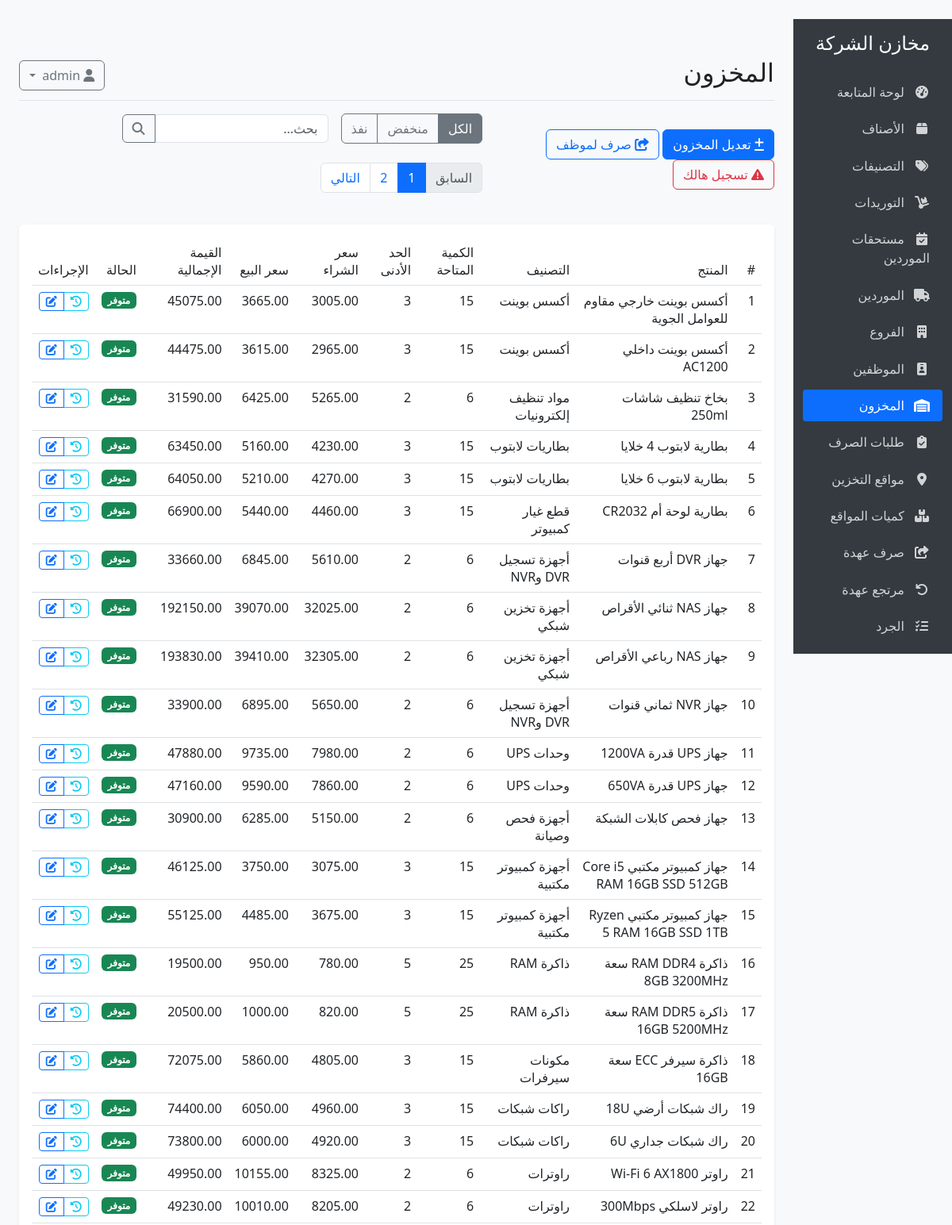
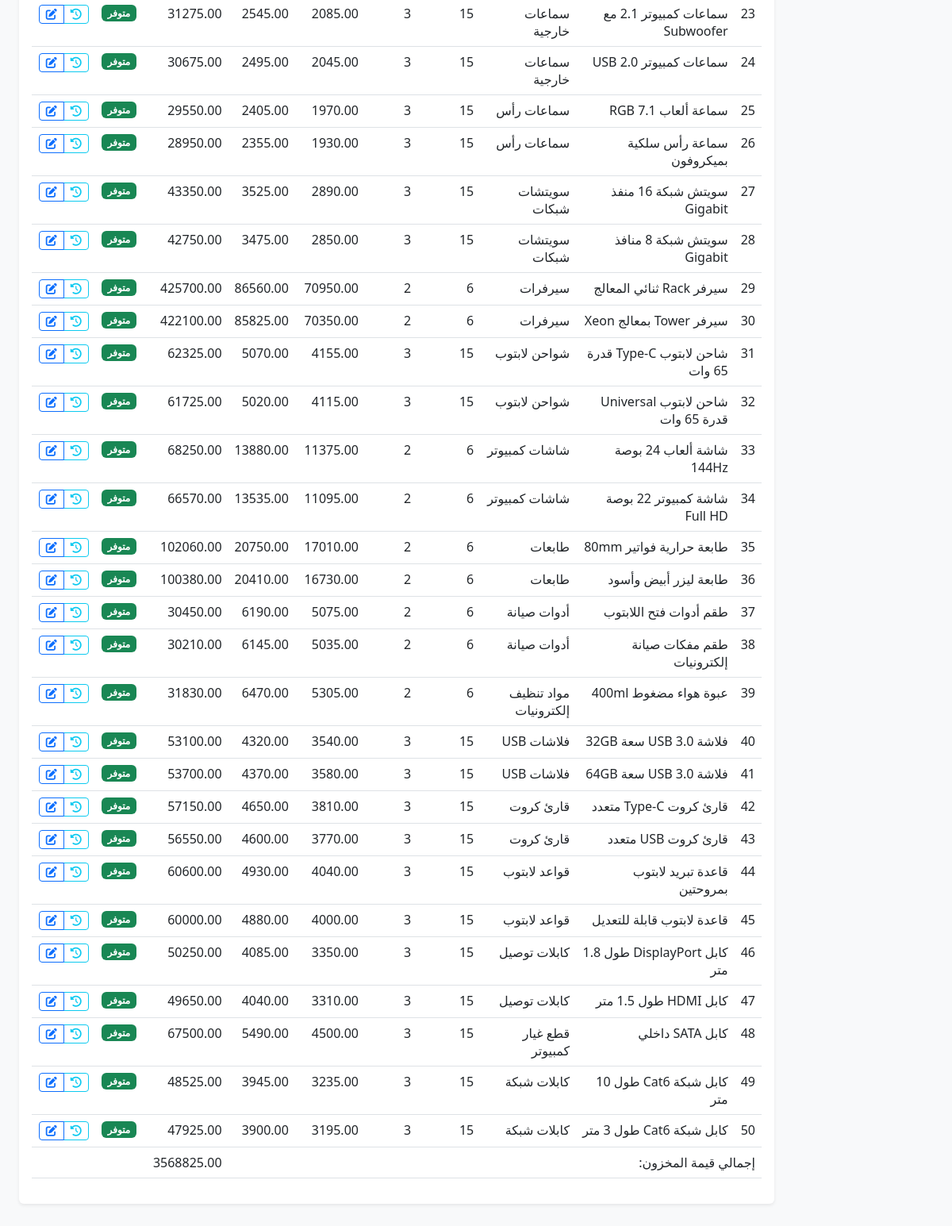
/inventory (signed in), run on an earlier commit of the app's database (2 pictures, top to bottom).
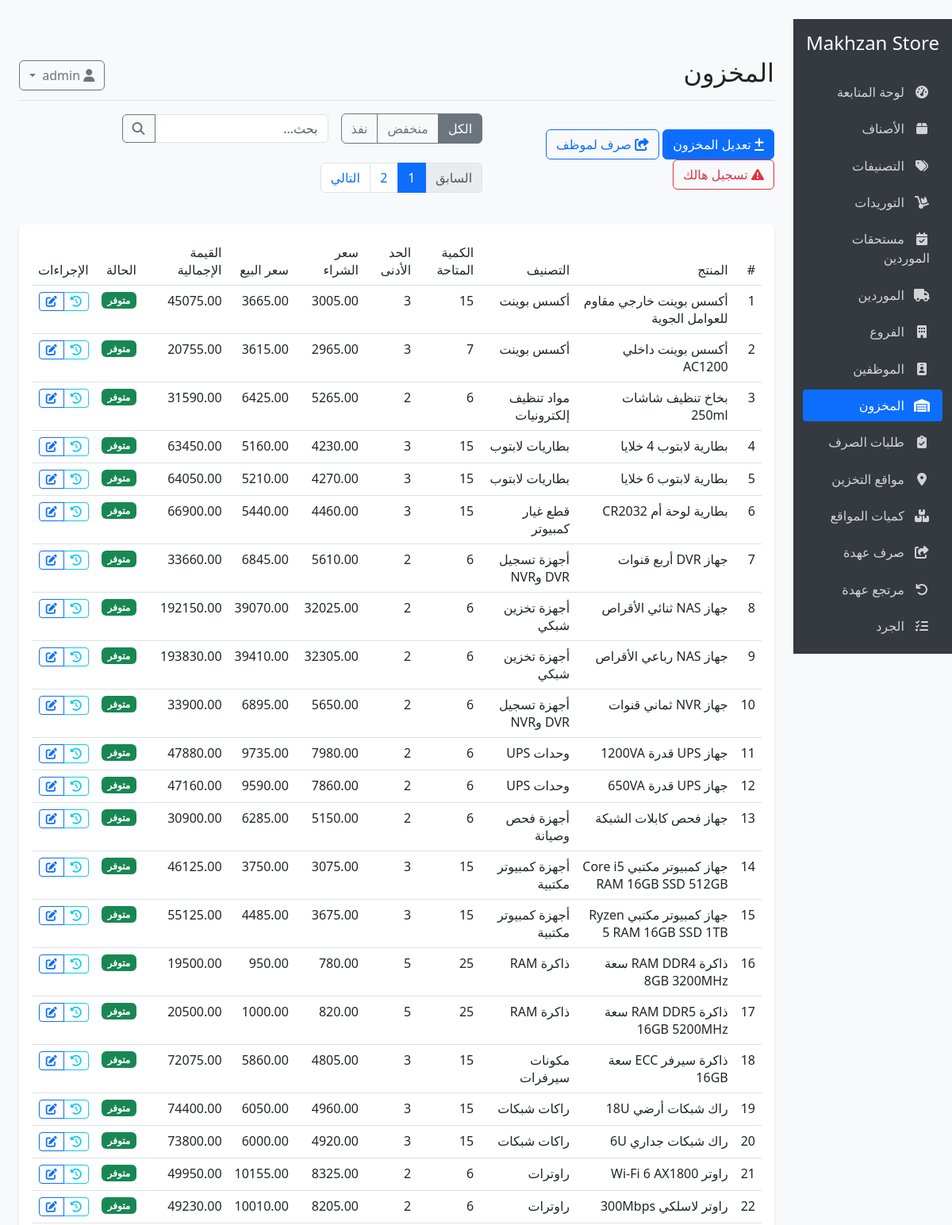
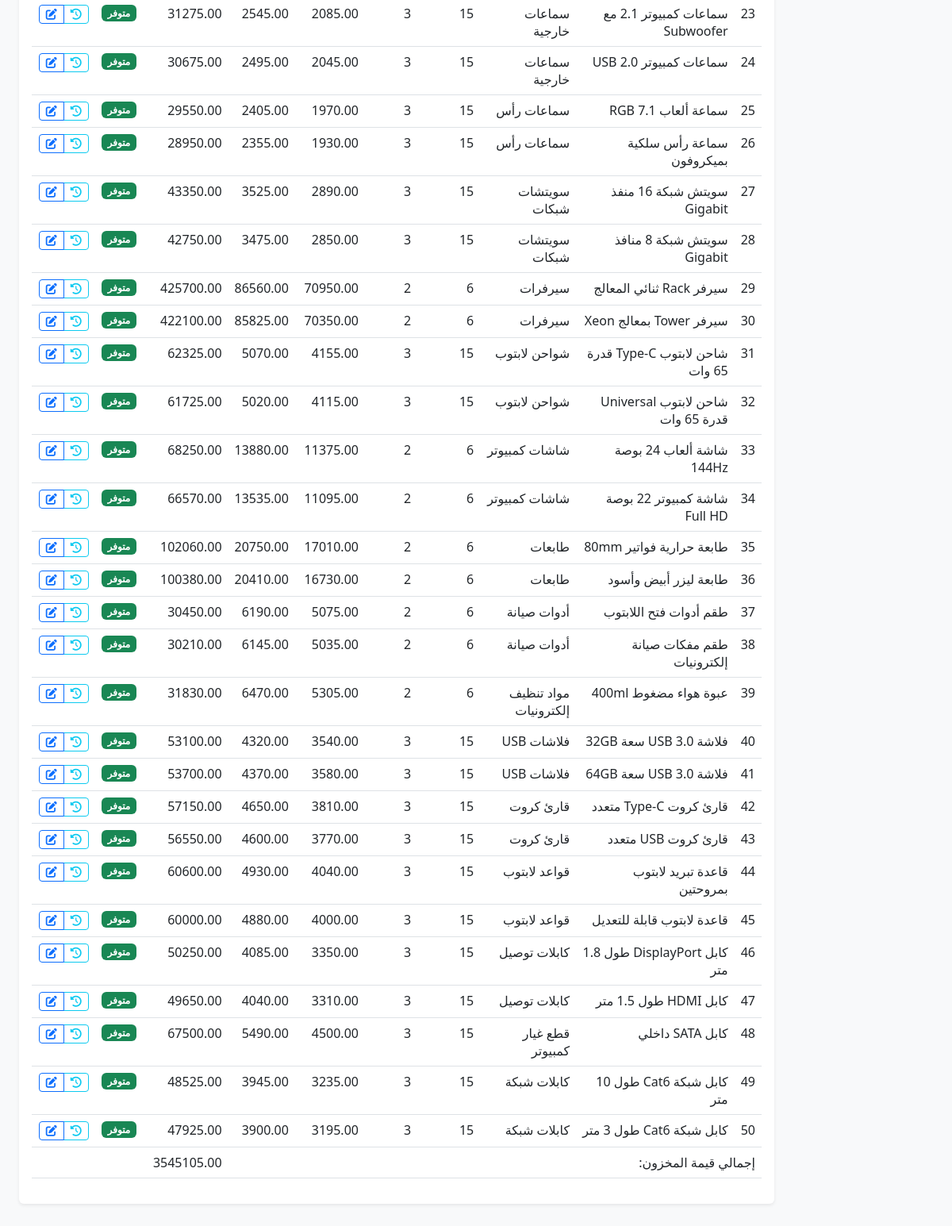
And on a later commit of the database (2 pictures, top to bottom).
### models.py (models this page shows, shortened)
class Product(db.Model):
    __tablename__ = 'products'
    id = db.Column(db.Integer, primary_key=True)
    name = db.Column(db.String(100), nullable=False)
    description = db.Column(db.Text, nullable=True)
    barcode = db.Column(db.String(50), unique=True, nullable=True)
    sku = db.Column(db.String(50), unique=True, nullable=True)
    purchase_price = db.Column(db.Float, nullable=False, default=0)
    sale_price = db.Column(db.Float, nullable=False, default=0)
    min_quantity = db.Column(db.Integer, default=0)
    category_id = db.Column(db.Integer, db.ForeignKey('categories.id'), nullable=True)
    created_at = db.Column(db.DateTime, default=datetime.utcnow)
    updated_at = db.Column(db.DateTime, default=datetime.utcnow, onupdate=datetime.utcnow)
    inventory = db.relationship('Inventory', backref='product', uselist=False, lazy=True)
    purchase_items = db.relationship('PurchaseItem', backref='product', lazy=True)
    sale_items = db.relationship('SaleItem', backref='product', lazy=True)

class Inventory(db.Model):
    __tablename__ = 'inventory'
    id = db.Column(db.Integer, primary_key=True)
    product_id = db.Column(db.Integer, db.ForeignKey('products.id'), nullable=False, unique=True)
    quantity = db.Column(db.Integer, nullable=False, default=0)
    last_updated = db.Column(db.DateTime, default=datetime.utcnow, onupdate=datetime.utcnow)

class Category(db.Model):
    __tablename__ = 'categories'
    id = db.Column(db.Integer, primary_key=True)
    name = db.Column(db.String(100), nullable=False)
    description = db.Column(db.Text, nullable=True)
    notes = db.Column(db.Text, nullable=True)
    products = db.relationship('Product', backref='category', lazy=True)

class Setting(db.Model):
    __tablename__ = 'settings'
    id = db.Column(db.Integer, primary_key=True)
    key = db.Column(db.String(50), unique=True, nullable=False)
    value = db.Column(db.Text, nullable=True)

### app.py (the view)
@app.route('/inventory')
@login_required
def inventory():
    status = request.args.get('status', 'all')
    query = db.session.query(Product, Inventory).join(
        Inventory, Product.id == Inventory.product_id
    )
    if status == 'low':
        query = query.filter(Inventory.quantity <= Product.min_quantity, Inventory.quantity > 0)
    elif status == 'out':
        query = query.filter(Inventory.quantity <= 0)
    inventory_page = query.order_by(Product.name).paginate(
        page=request.args.get('page', 1, type=int),
        per_page=50,
        error_out=False
    )
    inventory_items = inventory_page.items
    total_value = sum(item.quantity * item.product.purchase_price for _, item in inventory_items)
    return render_template('inventory/index.html',
                          inventory=inventory_items,
                          inventory_page=inventory_page,
                          total_value=total_value,
                          status=status)

### app.py (called while the page is built)
def user_permissions(user):
    if not user or not user.is_authenticated:
        return set()
    if user.role == 'admin':
        return set(ALL_PERMISSION_CODES)
    permissions = set(ROLE_DEFAULT_PERMISSIONS.get(user.role, set()))
    permissions.update(parse_permissions(getattr(user, 'custom_permissions', None)))
    return permissions

def has_permission(permission_code):
    if not permission_code:
        return current_user.is_authenticated
    return permission_code in user_permissions(current_user)

@app.before_request
def enforce_endpoint_permissions():
    if request.endpoint in (None, 'static', 'login', 'logout'):
        return None
    permission_code = ENDPOINT_PERMISSIONS.get(request.endpoint)
    if permission_code and current_user.is_authenticated and not has_permission(permission_code):
        flash('ليس لديك صلاحية الوصول لهذه الصفحة أو تنفيذ هذا الإجراء.', 'danger')
        return redirect(url_for('index'))
    return None

@login_manager.user_loader
def load_user(user_id):
    user = User.query.get(int(user_id))
    if user and not user.is_active:
        return None
    return user

### templates/inventory/index.html (shortened to what the changed rows need)
{% extends "base.html" %}
{% block header %}المخزون{% endblock %}
{% block content %}
        {% if inventory_page is defined %}
        {% set page_obj = inventory_page %}
        {% endif %}
<div class="card">
    <div class="card-body">
        <div class="table-responsive">
            <table class="table table-hover" id="inventoryTable">
                <thead>
                    <tr>
                        <th>#</th>
                        <th>المنتج</th>
                        <th>التصنيف</th>
                        <th>الكمية المتاحة</th>
                        <th>الحد الأدنى</th>
                        <th>سعر الشراء</th>
                        <th>سعر البيع</th>
                        <th>القيمة الإجمالية</th>
                        <th>الحالة</th>
                        <th>الإجراءات</th>
                    </tr>
                </thead>
                <tbody>
                    {% for item in inventory %}
                    <tr>
                        <td>{{ loop.index }}</td>
                        <td>{{ item[0].name }}</td>
                        <td>{{ item[0].category.name if item[0].category else 'بدون تصنيف' }}</td>
                        <td>{{ item[1].quantity }}</td>
                        <td>{{ item[0].min_quantity }}</td>
                        {% if can('inventory.adjust') %}
                        <td>{{ "%.2f"|format(item[0].purchase_price) }}</td>
                        {% else %}
                        <td>-</td>
                        {% endif %}
                        <td>{{ "%.2f"|format(item[0].sale_price) }}</td>
                        {% if can('inventory.adjust') %}
                        <td>{{ "%.2f"|format(item[1].quantity * item[0].purchase_price) }}</td>
                        {% else %}
                        <td>-</td>
                        {% endif %}
                        <td>
                            {% if item[1].quantity <= 0 %}
                            <span class="badge bg-danger">نفذت الكمية</span>
                            {% elif item[1].quantity <= item[0].min_quantity %}
                            <span class="badge bg-warning">منخفضة</span>
                            {% else %}
                            <span class="badge bg-success">متوفر</span>
                            {% endif %}
                        </td>
                        <td>
                            <div class="btn-group">
                                <a href="{{ url_for('product_transactions', id=item[0].id) }}" class="btn btn-sm btn-outline-info" title="سجل الحركات">
                                    <i class="fas fa-history"></i>
                                </a>
                                {% if can('inventory.adjust') %}
                                <a href="{{ url_for('edit_product', id=item[0].id) }}" class="btn btn-sm btn-outline-primary" title="تعديل المنتج">
                                    <i class="fas fa-edit"></i>
                                </a>
                                {% endif %}
                            </div>
                        </td>
                    </tr>
                    {% else %}
                    <tr>
                        <td colspan="10" class="text-center">لا توجد منتجات</td>
                    </tr>
                    {% endfor %}
                </tbody>
                <tfoot>
                    <tr>
                        <th colspan="7">إجمالي قيمة المخزون:</th>
                        <th>{{ "%.2f"|format(total_value) }}</th>
                        <th colspan="2"></th>
                    </tr>
                </tfoot>
            </table>
        </div>
    </div>
</div>
{% endblock %}

### templates/base.html (shortened to what this page needs)
﻿<!DOCTYPE html>
<html lang="ar" dir="rtl">
<head>
    <link rel="stylesheet" href="https://cdn.jsdelivr.net/npm/bootstrap@5.3.0/dist/css/bootstrap.rtl.min.css">
    <link rel="stylesheet" href="https://cdnjs.cloudflare.com/ajax/libs/font-awesome/6.4.0/css/all.min.css">
    <link id="theme-style" rel="stylesheet" href="{{ url_for('static', filename='css/' + (settings.get('theme', 'light') if settings else 'light') + '.css') }}">
</head>
<body>
    <div class="container-fluid">
        <div class="row">
            <div class="col-md-3 col-lg-2 d-md-block sidebar collapse">
                <div class="position-sticky pt-3">
                    <div class="text-center mb-4">
                        <h4>{{ settings['store_name'] if settings and settings.get('store_name') else 'مخازن الشركة' }}</h4>
                    </div>
                    <ul class="nav flex-column">
                        {% for permission, href, icon, label in nav_items %}
                            {% if can(permission) %}
                            <li class="nav-item">
                                <a class="nav-link {% if request.path == href or (href != '/' and request.path.startswith(href)) %}active{% endif %}" href="{{ href }}">
                                    <i class="{{ icon }}"></i> {{ label }}
                                </a>
                            </li>
                            {% endif %}
                        {% endfor %}
                    </ul>
                </div>
            </div>
            <main class="col-md-9 ms-sm-auto col-lg-10 px-md-4 main-content">
                <div class="d-flex justify-content-between flex-wrap flex-md-nowrap align-items-center pt-3 pb-2 mb-3 border-bottom">
                    <h1 class="h2">{% block header %}{% endblock %}</h1>
                    <div class="btn-toolbar mb-2 mb-md-0">
                        <div class="dropdown">
                            <button class="btn btn-outline-secondary dropdown-toggle" type="button" id="userDropdown" data-bs-toggle="dropdown" aria-expanded="false">
                                <i class="fas fa-user"></i>
                            </button>
                        </div>
                    </div>
                </div>
                {% block content %}{% endblock %}
            </main>
        </div>
    </div>
</body>
</html>

What changed in the data, as far as the page shows it:
added Setting: value "Makhzan Store"
changed through a linked row, Product "أكسس بوينت داخلي AC1200": quantity "15" → "7"
changed Inventory (number 2 of 50 on the later page): item[1].quantity*item[0].purchase_price "44475.00" → "20755.00"
Also different on the page:
{{ "%.2f"|format(total_value) }}: "3568825.00" → "3545105.00"
text no longer shown: "مخازن الشركة"
